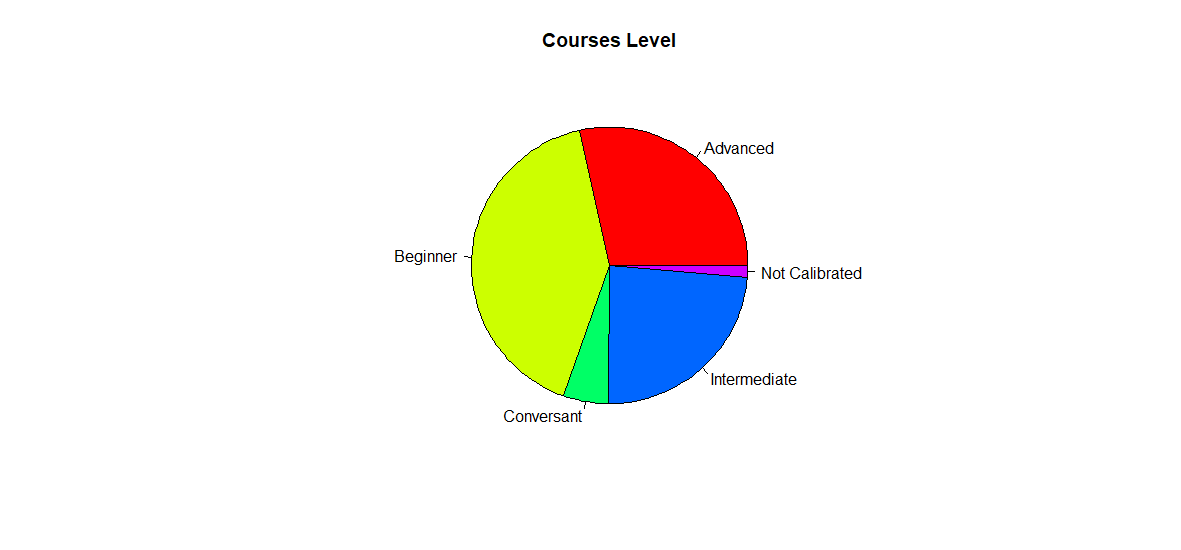

Here is the R script that generated this plot:
setwd("E://Notes//Sem 8//r progamming")
#reading the dataset
data1 <- read.csv("coursera_data.csv")
#changing the names of columns
colnames(data1) <- c('name','university','level','rating','url','description','skills')

table(data1$level)
tab_level <- table(data1$level)
frame <- as.data.frame(tab_level)

pie(frame$Freq,labels=frame$Var1,main="Courses Level",col = rainbow(length(frame$Freq)))
